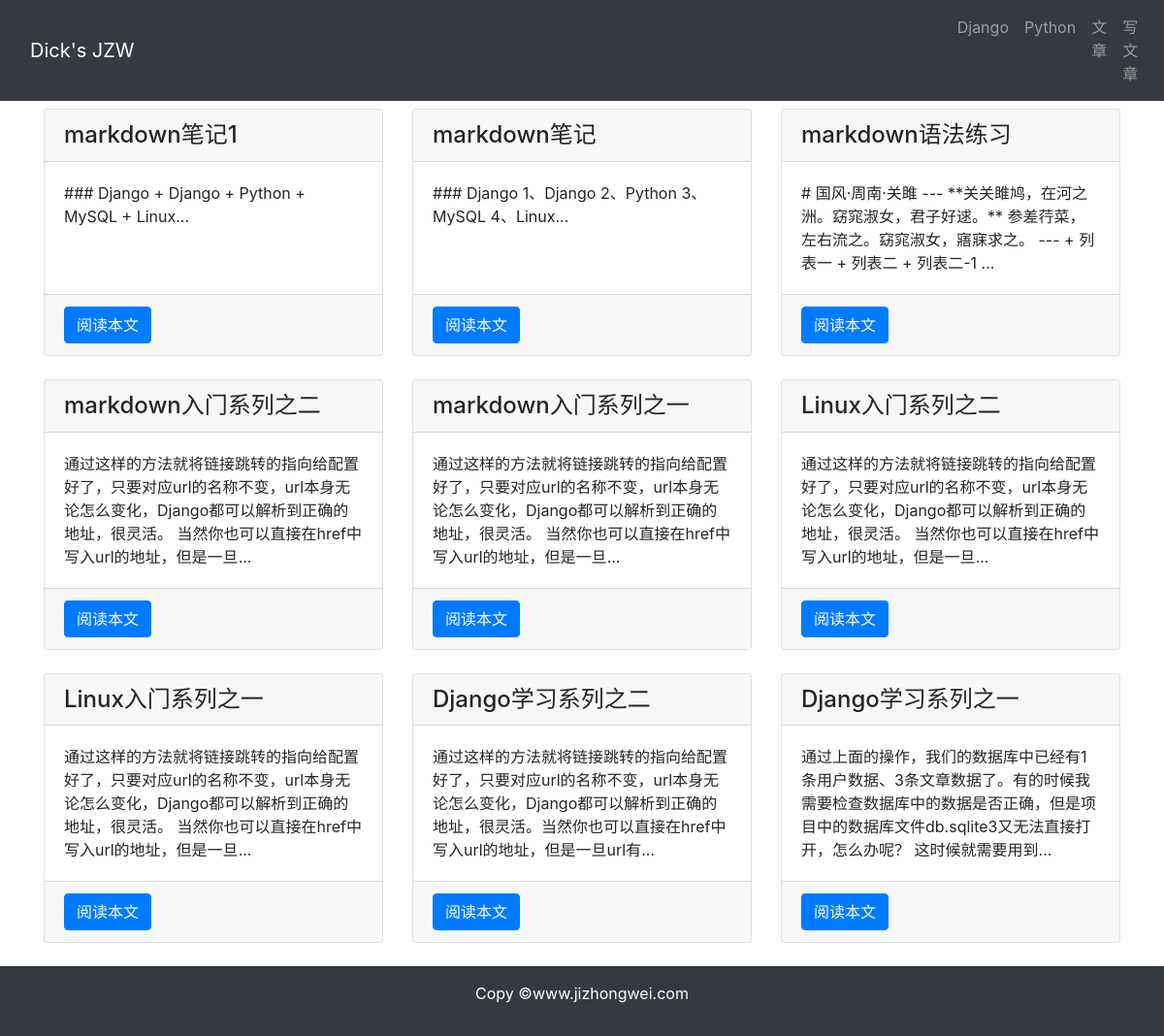
/article/article-list, run on an earlier commit of the app's database.
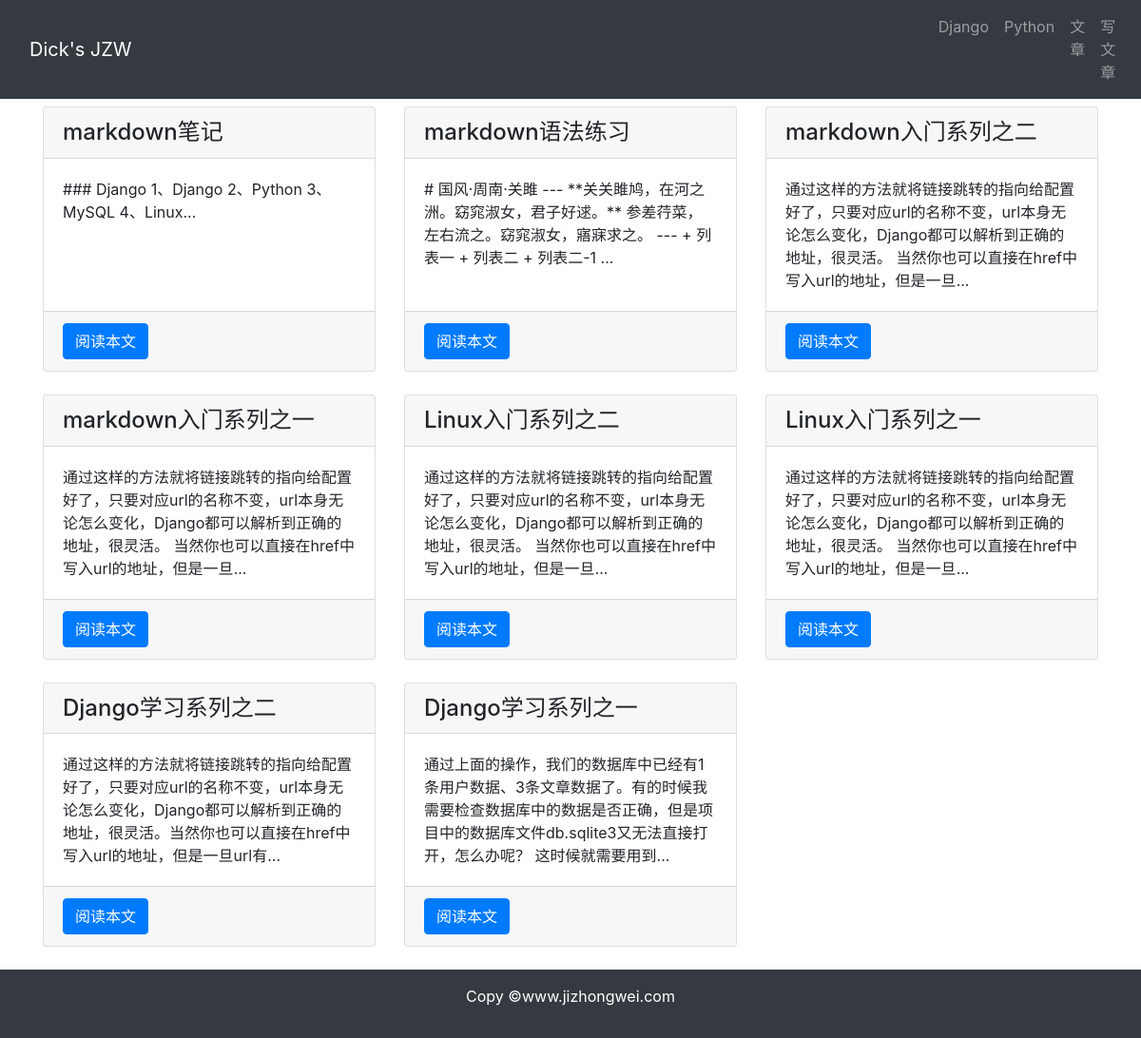
And on a later commit of the database.
### article/models.py (models this page shows, shortened)
class ArticlePost(models.Model):
    author = models.ForeignKey(User, on_delete= models.CASCADE)
    title = models.CharField(max_length= 100)
    body = models.TextField()
    created = models.DateTimeField(default= timezone.now)
    updated = models.DateTimeField(auto_now= True)
    class Meta:
        ordering = ('-created',)

### article/views.py (the view)
# urls.py: path('article-list', views.article_list, name = 'article-list'),
def article_list(request):
    articles = ArticlePost.objects.all()
    context = {'articles': articles}
    return render(request, 'article/list.html', context)

### templates/article/list.html (shortened to what this page needs)
{% extends 'base.html' %}
{% load staticfiles %}
{% block content %}
    <div class="container">
        <div class="row mt-2">
            {% for article in articles %}
                <div class="col-4 mb-4">
                    <div class="card h-100">
                        <h4 class="card-header">{{ article.title }}</h4>
                        <div class="card-body">
                            <p class="card-text">{{ article.body | slice:'100' }}...</p>
                        </div>
                        <div class="card-footer">
                            <a href="{% url 'article:article-detail' article.id %}" class="btn btn-primary">阅读本文</a>
                        </div>
                    </div>
                </div>
            {% endfor %}
        </div>
    </div>
{% endblock %}

What changed in the data, as far as the page shows it:
removed ArticlePost: title "markdown笔记1", body "### Django + Django + Python + MySQL + Linux"
